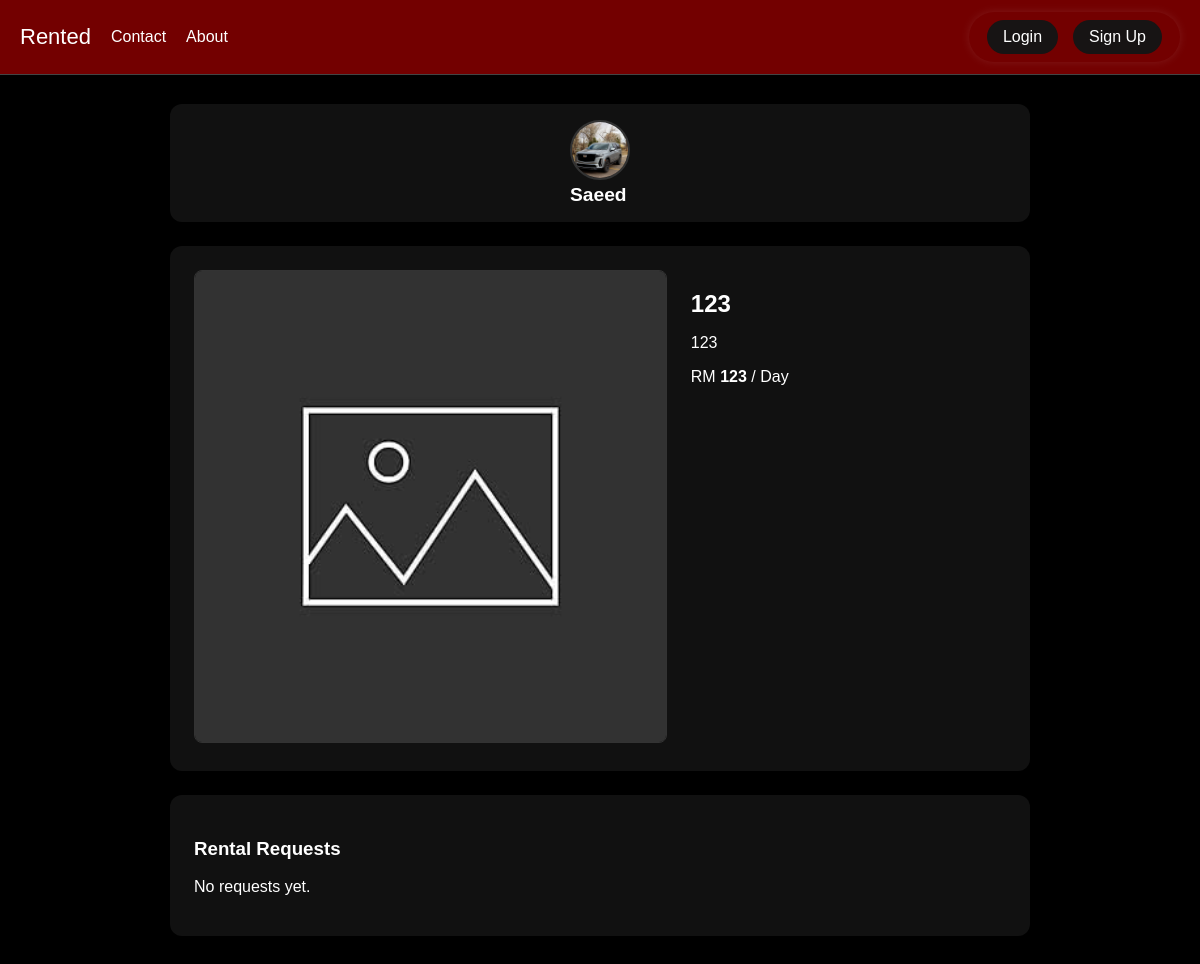
The app's page /listing/1, older data.
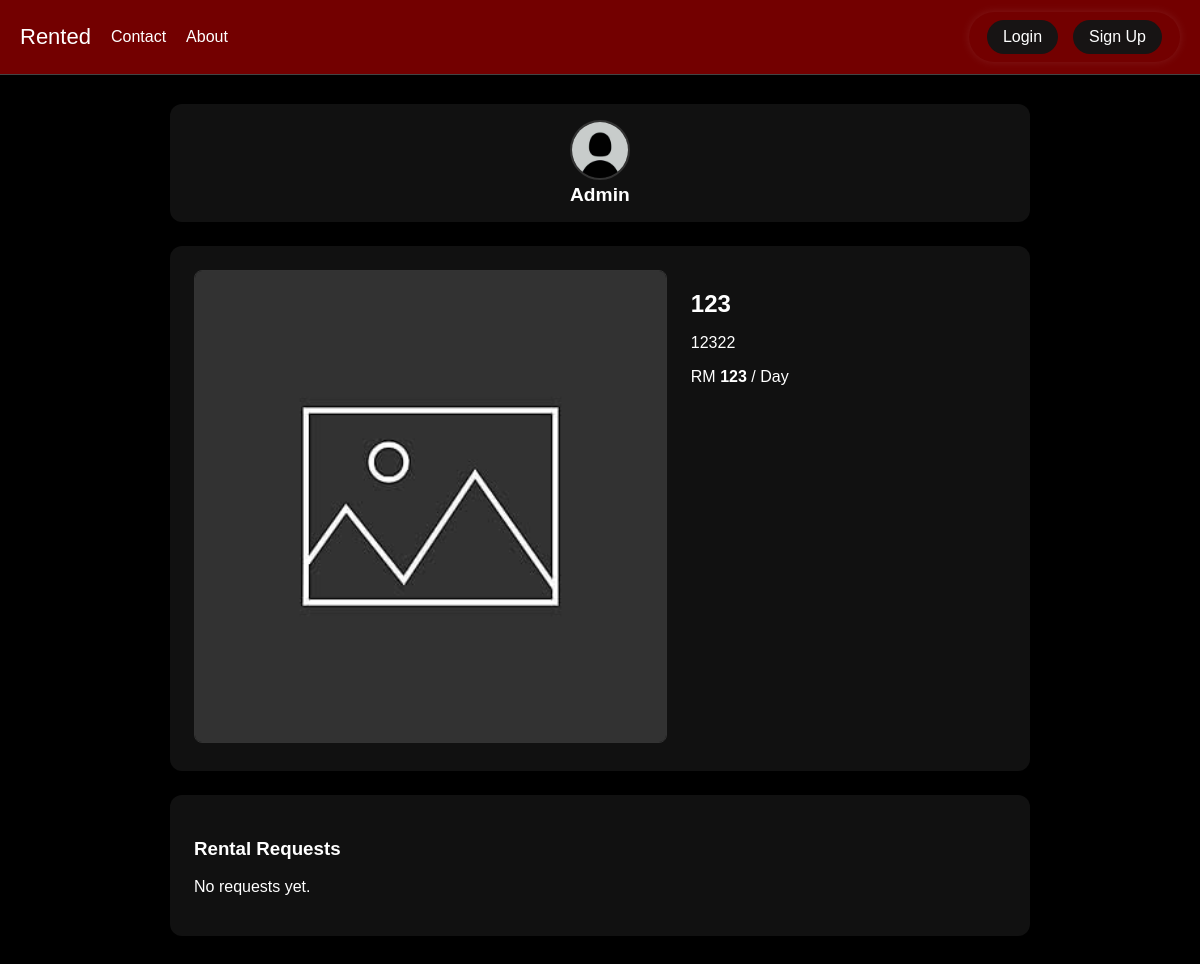
The same page, newer data.
### app.py (models this page shows)
class User(db.Model):
    id = db.Column(db.Integer, primary_key=True)
    username = db.Column(db.String(150), unique=True, nullable=False)
    email = db.Column(db.String(150), unique=True, nullable=True)
    password = db.Column(db.String(150), nullable=False)
    profile_pic = db.Column(db.String(300), default="profile_pics/default.png")
    is_admin = db.Column(db.Boolean, default=False)
    created_at = db.Column(db.DateTime, default=datetime.utcnow)
    listings = db.relationship("Listing", backref="user", cascade="all, delete-orphan")

class Listing(db.Model):
    id = db.Column(db.Integer, primary_key=True)
    title = db.Column(db.String(150), nullable=False)
    description = db.Column(db.Text, nullable=False)
    price = db.Column(db.Float, nullable=False)
    image = db.Column(db.String(300), default="default_listing.png")
    user_id = db.Column(db.Integer, db.ForeignKey('user.id'), nullable=False)
    created_at = db.Column(db.DateTime, default=datetime.utcnow)
    requests = db.relationship(
        "RentRequest",
        backref="parent_listing",   # <-- renamed to avoid conflict
        cascade="all, delete-orphan"
    )

### app.py (the view, shortened to what this page needs)
@app.route("/listing/<int:id>", methods=["GET", "POST"])
def view_listing(id):
    listing = Listing.query.get_or_404(id)
    approved_request = next((req for req in listing.requests if req.status == "Approved"), None)
    return render_template(
        "view_listing.html",
        listing=listing,
        requests=listing.requests,
        approved_request=approved_request,  # pass to template
        current_time=datetime.utcnow()       # so templates can compute timeago
    )

### app.py (called while the page is built)
@app.context_processor
def inject_user():
    if "user_id" in session:
        user = User.query.get(session["user_id"])
        return dict(user=user)
    return dict(user=None)

### templates/view_listing.html (shortened to what this page needs)
{% extends "base.html" %}
{% block content %}
<div class="container wide-container">
  <div class="owner-header">
    <div class="user-left">
      {% if listing.user and listing.user.profile_pic %}
        <img src="{{ url_for('static', filename=listing.user.profile_pic) }}"
             alt="{{ listing.user.username }}'s profile picture"
             class="listing-profile-pic">
      {% else %}
        <img src="{{ url_for('static', filename='profile_pics/default.png') }}"
             alt="Default profile picture"
             class="listing-profile-pic">
      {% endif %}
      <span class="listing-username">{{ listing.user.username }}</span>
    </div>
  </div>
  <div class="listing-info">
    <div class="listing-image">
      <img src="{{ url_for('static', filename='listing_images/' ~ (listing.image or 'default_listing.png')) }}"
           alt="{{ listing.title }}">
    </div>
    <div class="listing-details">
      <div class="listing-text">
        <h2>{{ listing.title }}</h2>
        <p>{{ listing.description }}</p>
        <p>RM <strong>{{ listing.price | int }}</strong> / Day</p>
      </div>
    </div>
  </div>
  {% set approved_request = requests | selectattr("status", "equalto", "Approved") | list %}
{% if not approved_request %}
<div class="rental-requests">
  <h3>Rental Requests</h3>
  {% if requests %}
    {% for req in requests %}
    <div class="request-card">
      <div class="request-info">
        <strong>{{ req.renter.username if req.renter else 'N/A' }}</strong> requested <strong>{{ req.days }}</strong> days
        {% if req.created_at %}
          {% set diff = current_time - req.created_at %}
          {% if diff.total_seconds() < 3600 %}
            <small class="request-time">{{ (diff.total_seconds() // 60)|int }} minutes ago</small>
          {% elif diff.total_seconds() < 86400 %}
            <small class="request-time">{{ (diff.total_seconds() // 3600)|int }} hours ago</small>
          {% else %}
            <small class="request-time">{{ (diff.total_seconds() // 86400)|int }} days ago</small>
          {% endif %}
        {% endif %}
        {% if req.description %}
          <p><em>Contact Number:</em> {{ req.description }}</p>
        {% endif %}
        <p><strong>Status:</strong> {{ req.status }}</p>
      </div>
      <div class="request-actions">
        {% if user and user.id == req.renter_id %}
        <a href="{{ url_for('edit_request', request_id=req.id) }}" class="btn-edit">✏️ Edit</a>
        <form action="{{ url_for('delete_request', request_id=req.id) }}" method="POST" style="display:inline;">
          <button type="submit" class="btn-delete">🗑️ Delete</button>
        </form>
        {% endif %}
        {% if user and user.id == listing.user_id and req.status != 'Declined' %}
        <form action="{{ url_for('approve_request', request_id=req.id) }}" method="POST" style="display:inline;">
          <button type="submit" class="btn-approve">✅ Approve</button>
        </form>
        <form action="{{ url_for('decline_request', request_id=req.id) }}" method="POST" style="display:inline;">
          <button type="submit" class="btn-decline">❌ Decline</button>
        </form>
        {% endif %}
      </div>
    </div>
    {% endfor %}
  {% else %}
    <p>No requests yet.</p>
  {% endif %}
</div>
{% endif %}
</div>
{% endblock %}

Row changes from the older to the newer data that the page shows:
changed User: profile_pic: picture removed, a placeholder shows; user.username "Saeed" → "Admin"
changed Listing: description "123" → "12322"
